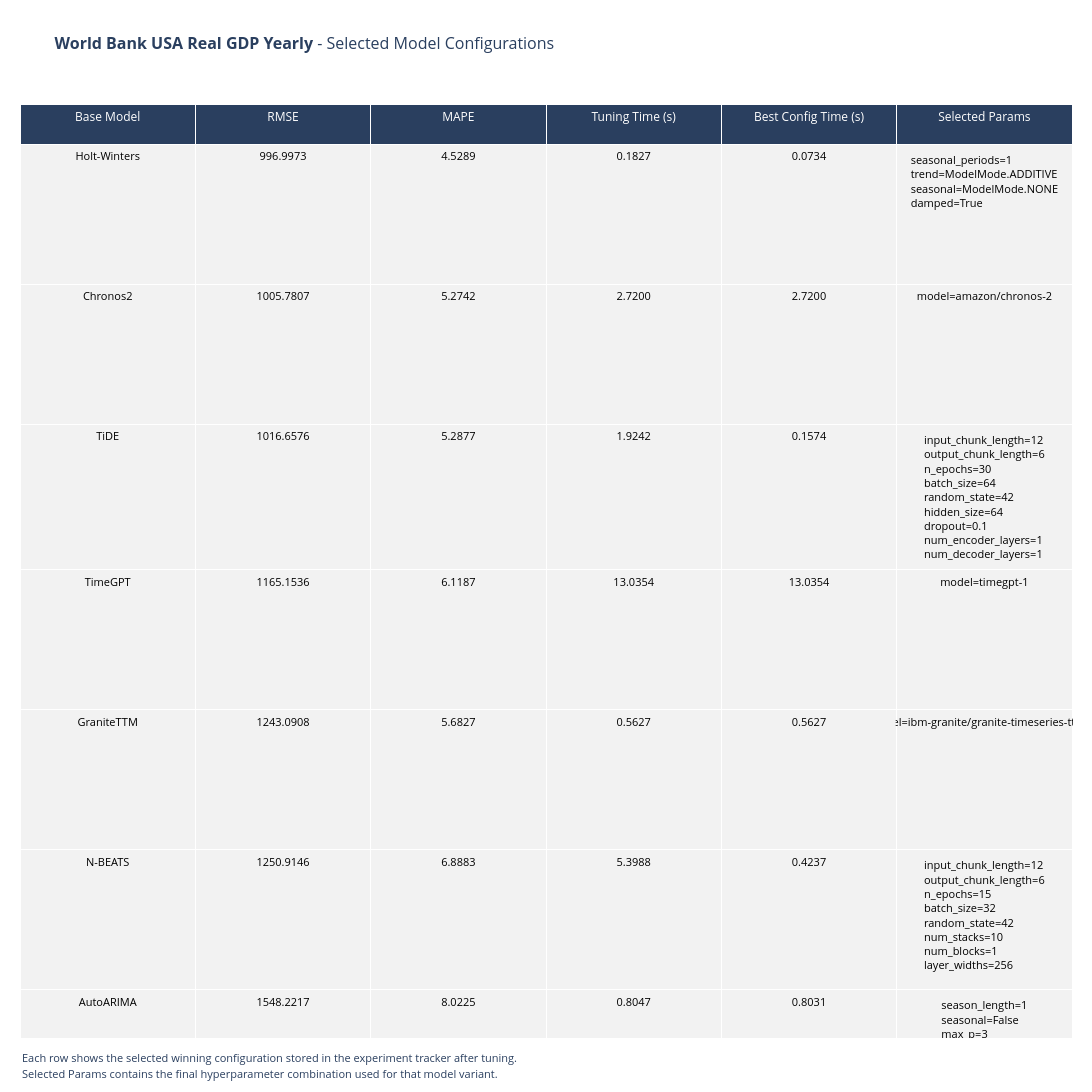

Notebook code for this chart:
### Code cell
# 10. Selected winning model configurations

selected_params_df = build_selected_params_df(tracker)

fig_selected_params = plot_selected_params_table(
    selected_params_df,
    DATASET_NAME,
)

if fig_selected_params:
    fig_selected_params.show()

### Figure 1 — Plotly figure (JSON) as saved in the notebook; plotly's stock layout.template omitted (floating-point values rounded to 4 significant figures)
{"data": [{"cells": {"align": "center", "fill": {"color": [["#f2f2f2", "#f2f2f2", "#f2f2f2", "#f2f2f2", "#f2f2f2", "#f2f2f2", "#f2f2f2", "#f2f2f2", "#f2f2f2"], ["#f2f2f2", "#f2f2f2", "#f2f2f2", "#f2f2f2", "#f2f2f2", "#f2f2f2", "#f2f2f2", "#f2f2f2", "#f2f2f2"], ["#f2f2f2", "#f2f2f2", "#f2f2f2", "#f2f2f2", "#f2f2f2", "#f2f2f2", "#f2f2f2", "#f2f2f2", "#f2f2f2"], ["#f2f2f2", "#f2f2f2", "#f2f2f2", "#f2f2f2", "#f2f2f2", "#f2f2f2", "#f2f2f2", "#f2f2f2", "#f2f2f2"], ["#f2f2f2", "#f2f2f2", "#f2f2f2", "#f2f2f2", "#f2f2f2", "#f2f2f2", "#f2f2f2", "#f2f2f2", "#f2f2f2"], ["#f2f2f2", "#f2f2f2", "#f2f2f2", "#f2f2f2", "#f2f2f2", "#f2f2f2", "#f2f2f2", "#f2f2f2", "#f2f2f2"]]}, "font": {"color": "black", "size": 11}, "format": [null, ".4f", ".4f", ".4f", ".4f", null], "height": 140, "values": [["Holt-Winters", "Chronos2", "TiDE", "TimeGPT", "GraniteTTM", "N-BEATS", "AutoARIMA", "Prophet", "TFT"], [997.0, 1006.0, 1017.0, 1165.0, 1243.0, 1251.0, 1548.0, 1623.0, 5973.0], [4.529, 5.274, 5.288, 6.119, 5.683, 6.888, 8.022, 8.495, 34.01], [0.1827, 2.72, 1.924, 13.04, 0.5627, 5.399, 0.8047, 4.577, 7.586], [0.07341, 2.72, 0.1574, 13.04, 0.5627, 0.4237, 0.8031, 1.108, 0.8325], ["seasonal_periods=1<br>trend=ModelMode.ADDITIVE<br>seasonal=ModelMode.NONE<br>damped=True", "model=amazon/chronos-2", "input_chunk_length=12<br>output_chunk_length=6<br>n_epochs=30<br>batch_size=64<br>random_state=42<br>hidden_size=64<br>dropout=0.1<br>num_encoder_layers=1<br>num_decoder_layers=1", "model=timegpt-1", "model=ibm-granite/granite-timeseries-ttm-r1", "input_chunk_length=12<br>output_chunk_length=6<br>n_epochs=15<br>batch_size=32<br>random_state=42<br>num_stacks=10<br>num_blocks=1<br>layer_widths=256", "season_length=1<br>seasonal=False<br>max_p=3<br>max_q=3<br>stepwise=True", "seasonality_mode=additive<br>changepoint_prior_scale=0.5", "input_chunk_length=24<br>output_chunk_length=6<br>n_epochs=30<br>batch_size=64<br>random_state=42<br>hidden_size=32<br>lstm_layers=1<br>num_attention_heads=4<br>dropout=0.1<br>add_relative_index=True"]]}, "header": {"align": "center", "fill": {"color": "#2a3f5f"}, "font": {"color": "white", "size": 12}, "height": 40, "values": ["Base Model", "RMSE", "MAPE", "Tuning Time (s)", "Best Config Time (s)", "Selected Params"]}, "type": "table"}], "layout": {"annotations": [{"align": "left", "showarrow": false, "text": "<span style='font-size:11px'>Each row shows the selected winning configuration stored in the experiment tracker after tuning.</span>", "x": 0, "xanchor": "left", "xref": "paper", "y": 0, "yanchor": "top", "yref": "paper", "yshift": -10}, {"align": "left", "showarrow": false, "text": "<span style='font-size:11px'>Selected Params contains the final hyperparameter combination used for that model variant.</span>", "x": 0, "xanchor": "left", "xref": "paper", "y": 0, "yanchor": "top", "yref": "paper", "yshift": -26}], "height": 1482, "margin": {"b": 54, "l": 20, "r": 20, "t": 104}, "title": {"font": {"size": 16}, "pad": {"b": 6, "t": 10}, "text": "<b>World Bank USA Real GDP Yearly</b> - Selected Model Configurations", "y": 0.975, "yanchor": "top"}, "width": 1700}}
